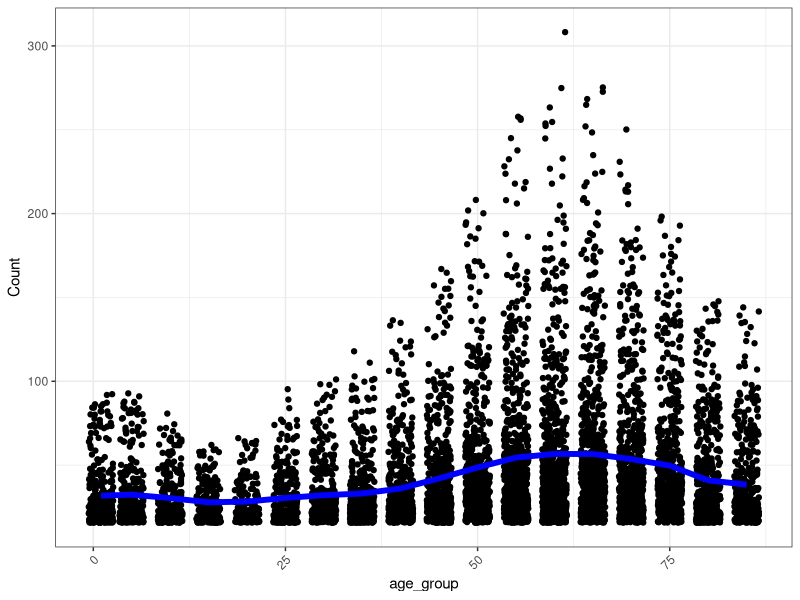
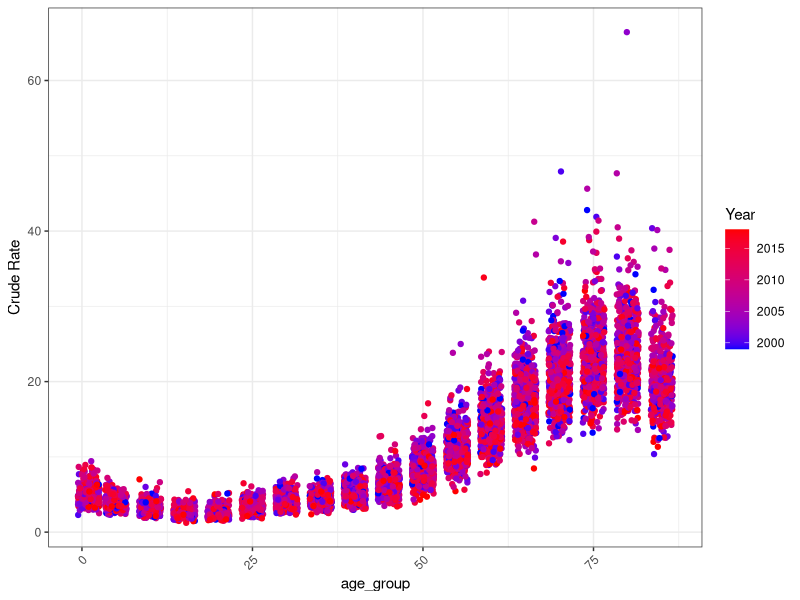
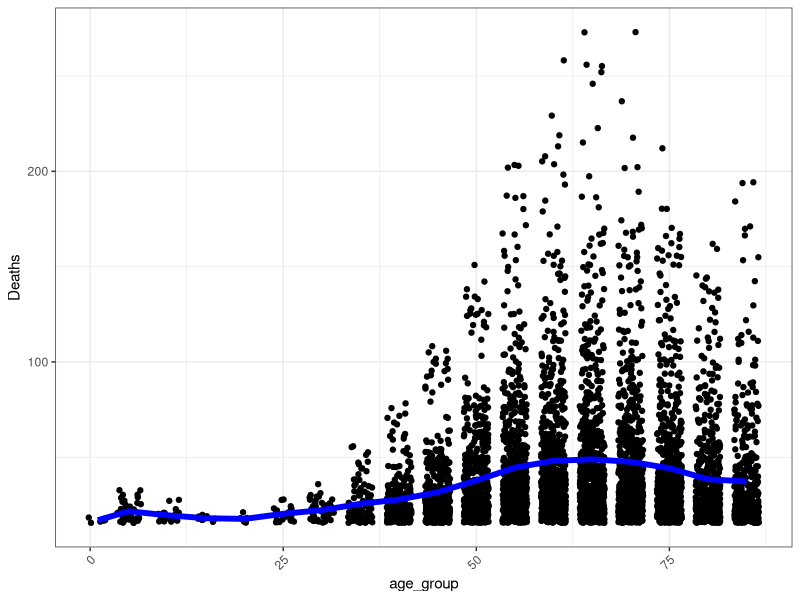
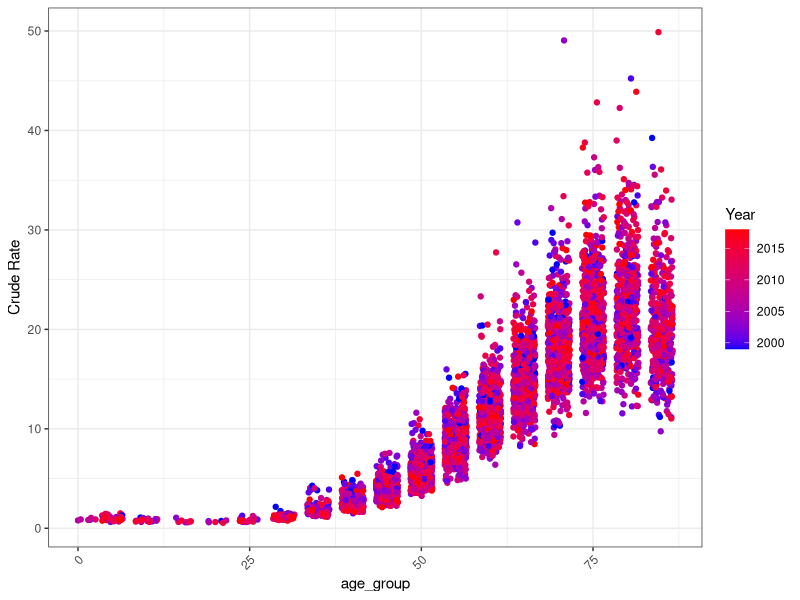

Write the R code that produced these figures, in order.
library(tidyverse)

clean_text <- function(file){
  file <- file[,-1] #remove the "notes" column, which is NA values 
  #some rows are completely empty, filter them out 
  file <- file[which(complete.cases(file)),]
  file <- within(file, rm("Year Code"))
  return(file)
}

brain_death <- clean_text(read_delim("brain_death.txt",
                                      delim = "\t", escape_double = FALSE, 
                                      trim_ws = TRUE))
brain_incident <- clean_text(read_delim("brain_incident.txt",
                                     delim = "\t", escape_double = FALSE, 
                                     trim_ws = TRUE))
brain_rate <- clean_text(read_delim("brain_rate.txt",
                                     delim = "\t", escape_double = FALSE, 
                                     trim_ws = TRUE))

#clean up brain incidence
age_group <- strsplit(brain_incident$`Age Groups Code`, "-")
age_group <- sapply(age_group, "[[", 1)
age_group <- as.numeric(substr(age_group, 1, 2))
brain_incident <- cbind(brain_incident, age_group)

#visualize the brain incidence rate by age group 
ggplot(brain_incident, aes(x = age_group, y = Count)) + theme_bw() + 
  theme(axis.text.x=element_text(angle=45,hjust=1)) + geom_jitter() + 
  stat_summary(geom = "line", fun = "mean", col  = "blue", lwd = 2)
#visualize with year 
ggplot(brain_incident, aes(x = age_group, y = `Crude Rate`, color = Year)) + 
  theme_bw() + theme(axis.text.x=element_text(angle=45,hjust=1)) + 
  geom_jitter() + scale_color_gradient(low = "blue", high = "red")

#clean up brain deaths
age_group <- strsplit(brain_death$`Age Group Code`, "-")
age_group <- sapply(age_group, "[[", 1)
age_group <- as.numeric(substr(age_group, 1, 2))
brain_death <- cbind(brain_death, age_group)

#visualize the brain incidence rate by age group 
ggplot(brain_death, aes(x = age_group, y = Deaths)) + theme_bw() + 
  theme(axis.text.x=element_text(angle=45,hjust=1)) + geom_jitter()+ 
  stat_summary(geom = "line", fun = "mean", col  = "blue", lwd = 2)
#visualize with year 
ggplot(brain_death, aes(x = age_group, y = `Crude Rate`, color = Year)) + 
  theme_bw() + theme(axis.text.x=element_text(angle=45,hjust=1)) + 
  geom_jitter() + scale_color_gradient(low = "blue", high = "red")

#clean up brain rates
brain_rate$`Mortality-Incidence Age-Adjusted Rate Ratio`
